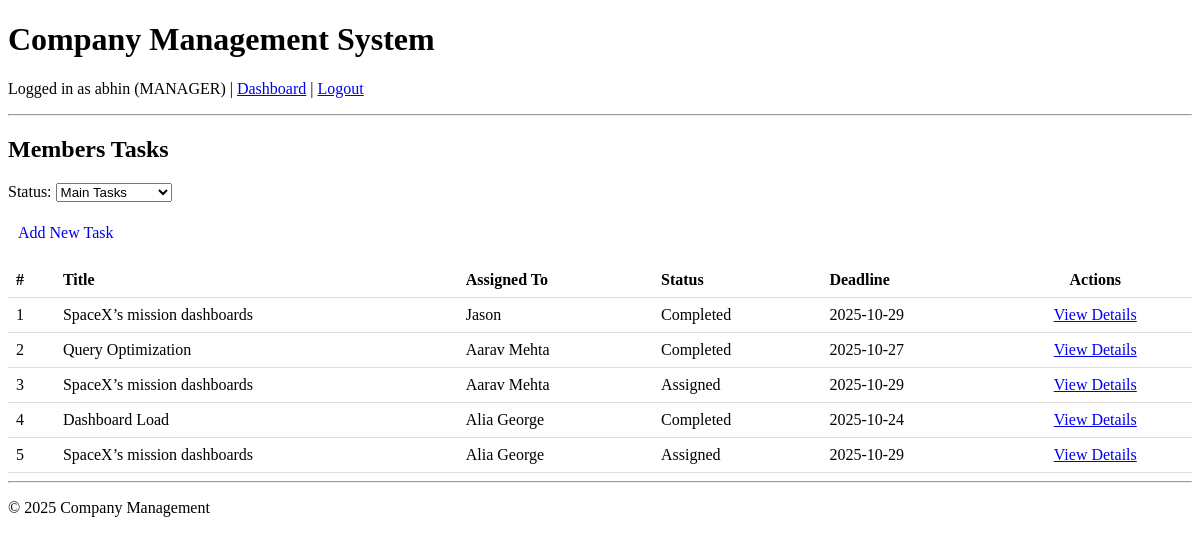
The app's page /tasks/EmployeeTasks/ (signed in), older data.
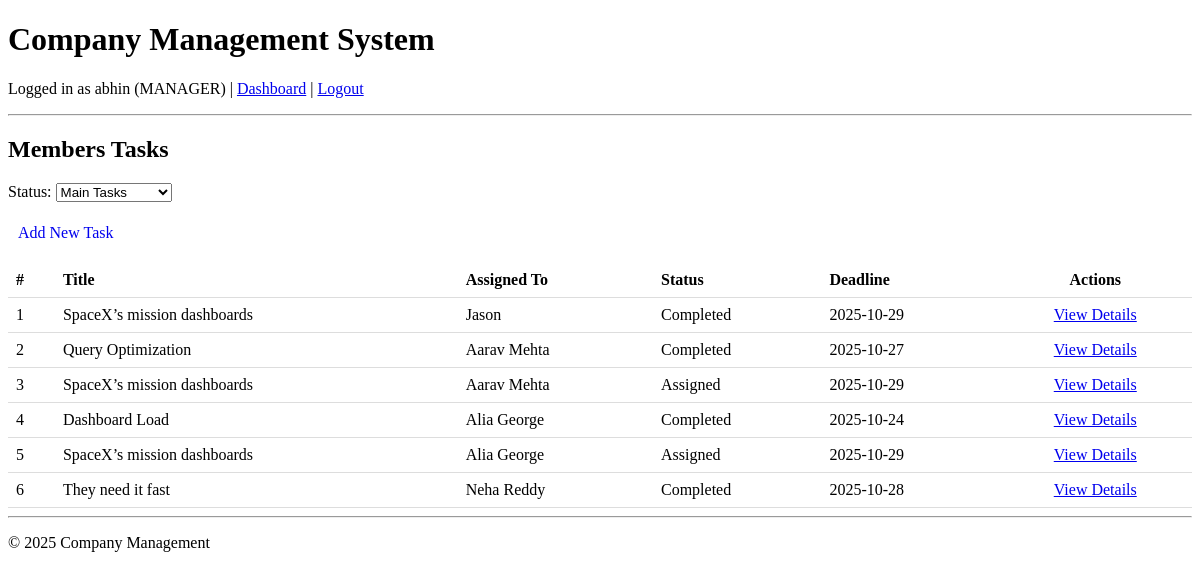
The same page, newer data.
### tasks/models.py (models this page shows, shortened)
class Task(models.Model):
    STATUS_CHOICES = [
    ('Assigned', 'Assigned'),
    ('In Progress', 'In Progress'),
    ('Submitted', 'Submitted'),
    ('Needs Revision', 'Needs Revision'),
    ('Approved', 'Approved'),
    ('Completed', 'Completed'),
    ]
    ticket = models.ForeignKey(Ticket, on_delete=models.CASCADE,null=True, related_name='tasks')
    title = models.CharField(max_length=200,null=False,default="No Title")
    description = models.TextField(blank=True)
    created_by = models.ForeignKey(
    CustomUser, on_delete=models.SET_NULL, null=True, blank=True, related_name='created_tasks'
    )
    assigned_to = models.ForeignKey(EmployeeProfile, on_delete=models.SET_NULL, null=True, blank=True, related_name='tasks')
    parent_task = models.ForeignKey(
        'self',
        on_delete=models.CASCADE,
        null=True,
        blank=True,
        related_name='subtasks'
    )
    assigned_department = models.ForeignKey(
        Department, on_delete=models.SET_NULL, null=True, blank=True, related_name='department_tasks'
    )
    deadline = models.DateField(null=True, blank=True,default=default_deadline)
    status = models.CharField(max_length=20, choices=STATUS_CHOICES, default='Assigned')
    created_at = models.DateTimeField(auto_now_add=True)
    updated_at = models.DateTimeField(auto_now=True)

### users/models.py (models this page shows, shortened)
class EmployeeProfile(models.Model):
    user = models.OneToOneField(settings.AUTH_USER_MODEL, on_delete=models.CASCADE)
    department = models.ForeignKey(Department, on_delete=models.SET_NULL, null=True)
    position = models.ForeignKey(Position, on_delete=models.SET_NULL, null=True)
    benefits = models.ManyToManyField(Benefit, blank=True)
    date_of_joining = models.DateField()
    salary = models.DecimalField(max_digits=10, decimal_places=2, null=True, blank=True)
    skills = models.TextField(blank=True)

class CustomUser(AbstractUser):
    ROLE_ADMIN = 'ADMIN'
    ROLE_MANAGER = 'MANAGER'
    ROLE_EMPLOYEE = 'EMPLOYEE'
    ROLE_CUSTOMER = 'CUSTOMER'
    ROLE_CHOICES = (
        (ROLE_ADMIN, 'Admin/HR'),
        (ROLE_MANAGER, 'Manager'),
        (ROLE_EMPLOYEE, 'Employee'),
        (ROLE_CUSTOMER,'Customer')
    )
    name=models.CharField(max_length=500,null=False)
    role = models.CharField(max_length=20, choices=ROLE_CHOICES, default=ROLE_EMPLOYEE)
    phone = models.CharField(max_length=15, blank=True, null=True)
    groups = models.ManyToManyField(
        'auth.Group',
        related_name='customuser_set',  # different from auth.User.user_set
        blank=True,
        help_text='The groups this user belongs to.'
    )
    user_permissions = models.ManyToManyField(
        'auth.Permission',
        related_name='customuser_set',  # different from auth.Permission.user_set
        blank=True,
        help_text='Specific permissions for this user.'
    )

### tasks/views.py (the view)
# urls.py: path('EmployeeTasks/', views.emp_task_list_manager, name='emp_task_list_manager'),
@login_required
@manager_required
def emp_task_list_manager(request):
    TaskFilter=TaskStatus()
    managed_departments = Department.objects.filter(manager=request.user)
    all_departments = []
    for dept in managed_departments:
        all_departments.append(dept)
        all_departments.extend(get_all_subdepartments(dept))
    all_departments = list(set(all_departments))
    if request.method == 'GET' and request.GET.get('Status') and request.GET.get('Status')!="0":
        managed_departments = Department.objects.filter(manager=request.user)
        tasks = Task.objects.filter(Q(assigned_to__department__in=all_departments),status=request.GET.get('Status'))
        TaskFilter = TaskStatus(initial={'Status': request.GET.get('Status')})
    else:
        tasks = Task.objects.filter(Q(assigned_to__department__in=all_departments)
        )
    return render(request, 'tasks/task_list_manager.html', {'tasks': tasks,"status":TaskFilter,"Title":"Members Tasks"})

### tasks/forms.py
class TaskStatus(forms.Form):
    STATUS_CHOICES = [
    ('Main Tasks','Main Tasks'),
    ('All', 'All'),
    ('Assigned', 'Assigned'),
    ('In Progress', 'In Progress'),
    ('Submitted', 'Submitted'),
    ('Needs Revision', 'Needs Revision'),
    ('Approved', 'Approved'),
    ('Completed', 'Completed'),
    ]
    Status = forms.ChoiceField(choices=STATUS_CHOICES,widget=forms.Select(attrs={'onchange': 'this.form.submit();'}))

### tasks/views.py (called while the page is built)
def get_all_subdepartments(department):
    subs = list(department.sub_departments.all())
    for sub in department.sub_departments.all():
        subs.extend(get_all_subdepartments(sub))
    return subs

### tasks/templates/tasks/task_list_manager.html (shortened to what this page needs)
{% extends 'base.html' %}
{% block content %}
<h2>{{Title}}</h2>
<form method="get" id="filterForm" style="margin-bottom: 15px;">
    {{ status.as_p }}
</form>
<a href="{% url 'task_add' %}" style="display: inline-block; margin-bottom: 15px; padding: 6px 10px; text-decoration: none;">
    Add New Task
</a>
{% if tasks %}
<table style="width: 100%; border-collapse: collapse;">
    <thead>
        <tr>
            <th style="padding: 8px; text-align: left; border-bottom: 1px solid #ddd;">#</th>
            <th style="padding: 8px; text-align: left; border-bottom: 1px solid #ddd;">Title</th>
            <th style="padding: 8px; text-align: left; border-bottom: 1px solid #ddd;">Assigned To</th>
            <th style="padding: 8px; text-align: left; border-bottom: 1px solid #ddd;">Status</th>
            <th style="padding: 8px; text-align: left; border-bottom: 1px solid #ddd;">Deadline</th>
            <th style="padding: 8px; text-align: left; border-bottom: 1px solid #ddd;text-align: center;">Actions</th>
        </tr>
    </thead>
    <tbody>
        {% for task in tasks %}
        <tr>
            <td style="padding: 8px; border-bottom: 1px solid #ddd;">{{ forloop.counter }}</td>
            <td style="padding: 8px; border-bottom: 1px solid #ddd;max-width: 200px;">{{ task.title }}</td>
            <td style="padding: 8px; border-bottom: 1px solid #ddd;">{% if task.assigned_department %}Dept: {{task.assigned_department.name}}{% else %}{{ task.assigned_to.user.name }}{% endif %}</td>
            <td style="padding: 8px; border-bottom: 1px solid #ddd;">{{ task.status }}</td>
            <td style="padding: 8px; border-bottom: 1px solid #ddd;">{{ task.deadline|date:"Y-m-d" }}</td>
            <td style="padding: 8px; border-bottom: 1px solid #ddd; text-align: center;">
                    <a href="{% url 'task_detail' task.id %}">View Details</a>
            </td>
        </tr>
        {% endfor %}
    </tbody>
</table>
{% else %}
<p>No tasks available.</p>
{% endif %}
{% endblock %}

Row changes from the older to the newer data that the page shows:
added Task: title "They need it fast", assigned_to.user.name "Neha Reddy", status "Completed", deadline "2025-10-28"
